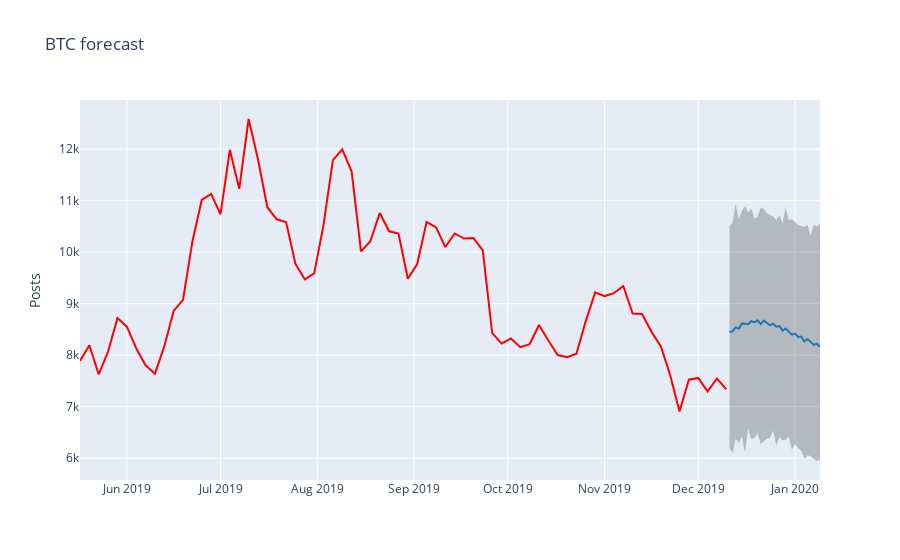

Notebook cell for this chart:
### Code cell
def show_forecast(cmp_df, num_predictions, num_values, title):
    """Visualize the forecast."""
    
    def create_go(name, column, num, **kwargs):
        points = cmp_df.tail(num)
        args = dict(name=name, x=points.index, y=points[column], mode='lines')
        args.update(kwargs)
        return go.Scatter(**args)
    
    lower_bound = create_go('Lower Bound', 'yhat_lower', num_predictions,
                            line=dict(width=0),
                            marker=dict(color="#ff0000"))
    upper_bound = create_go('Upper Bound', 'yhat_upper', num_predictions,
                            line=dict(width=0),
                            marker=dict(color="#ff0000"),
                            fillcolor='rgba(68, 68, 68, 0.3)', 
                            fill='tonexty')
    forecast = create_go('Forecast', 'yhat', num_predictions,
                         line=dict(color='rgb(31, 119, 180)'))
    actual = create_go('Actual', 'y', num_values,
                       marker=dict(color="red"))
    
    # In this case the order of the series is important because of the filling
    data = [lower_bound, upper_bound, forecast, actual]

    layout = go.Layout(yaxis=dict(title='Posts'), title=title, showlegend = False)
    fig = go.Figure(data=data, layout=layout)
    iplot(fig, show_link=False)

show_forecast(cmp_df, prediction_size, 100, 'BTC forecast')
